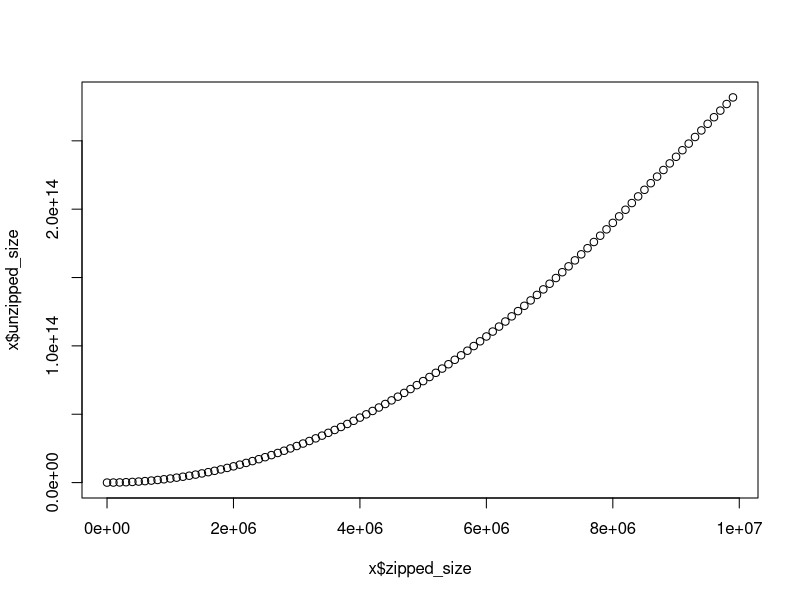

Recreate this plot in R.
B <- 36

# Closed-form formula for the sum of the first n filenames generated by
# filename_for_index.
#
# First, pretend like filename_for_index generates a zero-length
# filename at index 0, and shift the other indices by 1. This doesn't
# affect the sum of lengths, and makes the formula more regular. Now, of
# the first n filenames, all but 1 are at least 1 byte long, all but
# 36+1 are at least 2 bytes long, all but 36²+36+1 are at least 3 bytes
# long, and so on. In general, for a length i, all but 36^(i-1)+...+1 =
# (36^i-1)/35 (a base-36 repunit) filenames are at least i bytes long.
# The greatest value of i that does not exceed the length of the nth
# filename is
#   d = floor(log_36(n/(36/35)))
# For each value of i, we add 1 byte for each filename that is at least
# i bytes long.
#   Σ_i=0…d n - (36^i-1)/35
#   = dn - Σ_i=0…d (36^i-1)/35
#   = dn - ((36^d-1)*36/35² - d/35)
# where the last equality comes from adapting a formula for the sum of
# base-10 repunits: https://oeis.org/A014824.
sum_filename_lengths <- function(n) {
	n <- n + 1 # Shift by 1 index for a fictitious zero-length filename.
	B1 <- B - 1
	# Length of the longest base-B repunit not greater than n
	d <- floor(log(n/(B/B1), B)) + 1
	d*n - ((B^d-1)/B1 * B/B1 - d/B1)
}

triangular_sum_filename_lengths <- Vectorize(function(n) {
	m <- 1
	r <- -1
	s <- 0
	while (B^m <= n) {
		s <- s + m * B^m * (B^m + 1) / 2 + m * r * B^m
		n <- n - B^m
		r <- r + B^m
		m <- m + 1
	}
	s <- s + m * n * (n + 1) / 2 + m * r * n
	s
})

zipped_size <- function(compressed_size, num_additional) {
	size <- 0
	size <- size + num_additional * 5 # 5 is DEFLATE quoting overhead
	size <- size + 16 + compressed_size # 16 is DEFLATE compression overhead
	size <- size + 30 * (1 + num_additional) # Local File Headers
	size <- size + 46 * (1 + num_additional) # Central Directory Headers
	size <- size + 2 * sum_filename_lengths(1 + num_additional) # Filenames in Local File Headers and Central Directory Headers
	size <- size + 22 # EOCD
	size
}

unzipped_size <- function(compressed_size, num_additional) {
	size <- 0
	size <- size + (1 + 1032 + compressed_size * 1032) * (1 + num_additional)
	size <- size + 30 * (num_additional * (num_additional + 1)) / 2
	size <- size + triangular_sum_filename_lengths(1 + num_additional)
	size
}

additional_size <- function(num_additional) {
	num_additional * (30 + 46 + 5) + 2 * sum_filename_lengths(1 + num_additional)
}

optimize <- function(total_size) {
	avail <- total_size - 30 - 46 - 22
	num_additional <- with(list(n=0:(avail/(30+5+46))), {
		which.max(unzipped_size(pmin((2^32)/1032, avail - additional_size(n)), n))
	})
	compressed_size = avail - additional_size(num_additional)
	list(compressed_size=compressed_size, num_additional=num_additional)
}

x <- data.frame(zipped_size=c(), unzipped_size=c())
for (n in seq(200, 10000000, 100000)) {
	params <- optimize(n)
	x <- rbind(x, data.frame(zipped_size=n, unzipped_size=unzipped_size(params$compressed_size, params$num_additional)))
}
plot(x$zipped_size, x$unzipped_size)

params <- optimize(42374)
params
zipped_size(params$compressed_size, params$num_additional)

# 2^32 - 1 is the maximum representable file size.
# 30*65534 is the file size increase from quoting 65534 Local File Headers.
# sum_filename_lengths(65534) - sum_filename_lengths(1) is the file size increase from quoting all but the first filename.
2^32 - 1 - (30*65534 + sum_filename_lengths(65535) - sum_filename_lengths(1))
